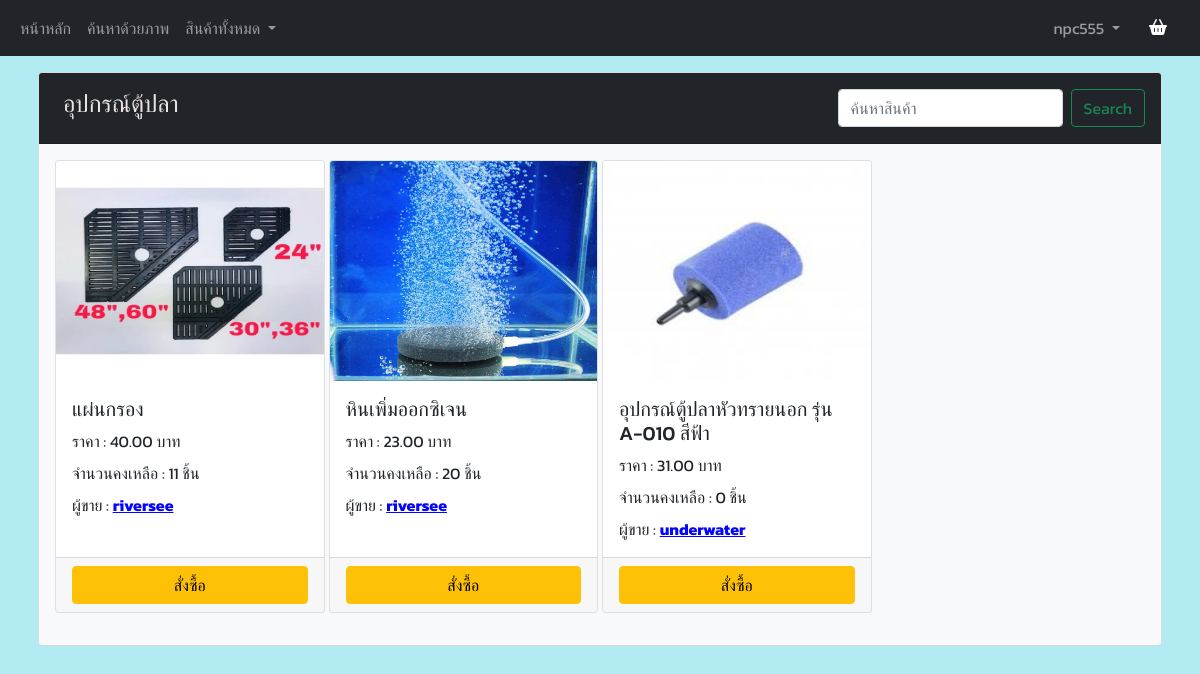
The page /tool_product (signed in) on the database its author committed.
### tables this page shows
CREATE TABLE "tool_product" (
	"tool_ID"	INTEGER NOT NULL,
	"tool_Name"	TEXT NOT NULL,
	"tool_Price"	REAL NOT NULL,
	"tool_Amount"	INTEGER NOT NULL,
	"tool_Description"	TEXT,
	"tool_Images"	TEXT NOT NULL,
	"tool_Owner"	TEXT NOT NULL,
	"time"	TEXT,
	PRIMARY KEY("tool_ID" AUTOINCREMENT)
);

CREATE TABLE "seller" (
	"seller_ID"	TEXT,
	"seller_Firstname"	TEXT,
	"seller_Lastname"	TEXT,
	"seller_Email"	TEXT,
	"seller_Telephone"	TEXT,
	"seller_Address"	TEXT,
	"seller_Line"	TEXT,
	"seller_Facebook"	TEXT,
	"seller_Password"	TEXT,
	"seller_Storename"	TEXT,
	"seller_pic"	TEXT,
	"seller_status"	TEXT,
	"seller_status_color"	TEXT,
	PRIMARY KEY("seller_ID")
);

### app.py (the view, shortened to what this page needs)
@app.route("/tool_product")
def tool_product():
    if session.get("user",None) is not None:
        if session.get("role") == 'user':
            with sqlite3.connect("mydata.db") as connect:
                cur = connect.cursor()
                cur.execute("SELECT tool_product.*, seller.seller_Storename FROM seller INNER JOIN tool_product ON tool_product.tool_Owner = seller.seller_ID order by time desc;")
                tool_product = cur.fetchall()
                tool_list = []
                for i in range(len(tool_product)):
                    tool_product[i] = list(tool_product[i])
                    tool_product[i][2] = str('{:,.2f}'.format(tool_product[i][2]))
                    tool_product[i][3] = str('{:,}'.format(int(tool_product[i][3])))
                    tool_product[i] = tuple(tool_product[i])
                return render_template("product_tool_user.html",tool=tool_product, user = session['user'])

### templates/product_tool_user.html (shortened to what this page needs)
{% extends "header_user.html" %}
{% block content %}
<div class="container p-1 my-0">
</div>
<div class="container p-2">
    <div class="card p-0 bg-light text-dark">
        <div class="card-header bg-dark gx-1">
            <nav class="navbar navbar-expand-lg navbar-dark bg-dark">
                <ul class="navbar-nav me-auto mb-2 mb-lg-0">
                    <li class="nav-item">
                        <h4 class="ms-2" style="color: rgb(235, 227, 227);">อุปกรณ์ตู้ปลา</h4>
                    </li>
                </ul>
                <ul class="navbar-nav">
                    <li class="nav-item">
                        <form class="d-flex" action="tool_product_search" method="POST">
                            <input class="mx-2 form-control" type="search" id="search" name="search"
                                placeholder="ค้นหาสินค้า" aria-label="Search">
                            <button class="btn btn-outline-success" type="submit">Search</button>
                        </form>
                    </li>
                </ul>
            </nav>
        </div>
        <div class="card-body">
            <div class="row g-1">
                {%for row in tool %}
                <div class="col-md-3 mb-3">
                    <div class="card h-100">
                        <img src={{row.5}} class="card-img-top" width="80px" height="220px">
                        <div class="card-body">
                            <h5 class="card-title">{{row.1}}</h5>
                            <p class="card-text">ราคา : {{row.2}} บาท</p>
                            <p class="card-text">จำนวนคงเหลือ : {{row.3}} ชิ้น</p>
                            <p class="card-text">ผู้ขาย :
                                <a href="/shop_fish/{{row.6}}" style="color: rgb(4, 4, 255);"><b>{{row.8}}</b></a>
                            </p>
                        </div>
                        <div class="card-footer">
                            <div class="d-grid gap-2">
                                <button type="button" class="btn btn-warning myBtn" data-bs-toggle="modal"
                                    data-bs-target="#buy_product{{row.0}}">สั่งซื้อ</button>
                            </div>
                        </div>
                    </div>
                </div>
                {%endfor%}
            </div>
        </div>
    </div>
</div>
{% endblock %}

### static/css/styles.css (style rules this page uses)
p { margin-bottom: 0.5rem; }
a, p, h1, h2, h3, h4, h5, h6, .btn, label, .col-form-label, span, input, textarea, table { font-family: 'Kanit', sans-serif; }

### rows shown on the page
tool_product: shows a picture, tool_Name "แผ่นกรอง", tool_Price "40.00", tool_Amount "11", seller_Storename "riversee"
tool_product: shows a picture, tool_Name "หินเพิ่มออกซิเจน", tool_Price "23.00", tool_Amount "20", seller_Storename "riversee"
tool_product: shows a picture, tool_Name "อุปกรณ์ตู้ปลาหัวทรายนอก รุ่น A-010 สีฟ้า", tool_Price "31.00", tool_Amount "0", seller_Storename "underwater"

### other values the page prints
{{ user }} "npc555"
